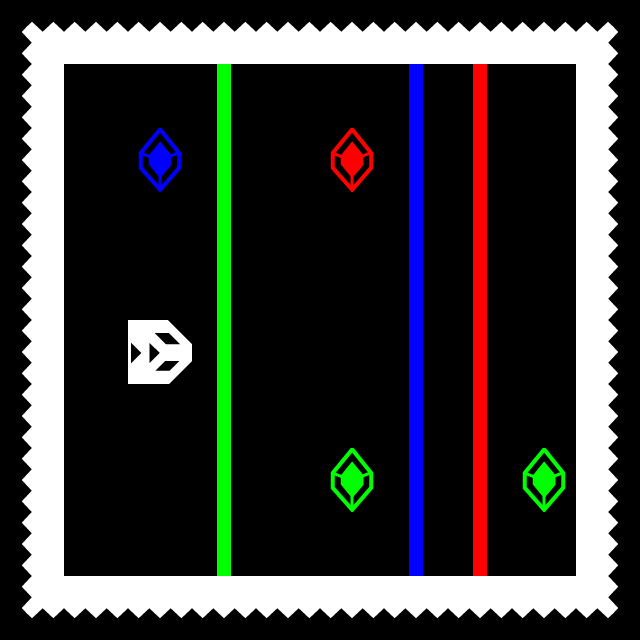

Tiled map render using the project's own tile images. Description and the whole map definition, tile-layer contents included, below:
An orthogonal 10x10 tile map with 64x64 px tiles, 2 tile layers (tiles, entities).

<map version="1.2" tiledversion="1.3.2" orientation="orthogonal" renderorder="right-down" compressionlevel="0" width="10" height="10" tilewidth="64" tileheight="64" infinite="0" nextlayerid="3" nextobjectid="1">
 <editorsettings>
  <export target="intro 2.lua" format="lua" />
 </editorsettings>
 <tileset firstgid="1" source="tilesets/tiles.tsx" />
 <layer id="1" name="tiles" width="10" height="10">
  <data encoding="csv">
6,7,7,7,7,7,7,7,7,8,
16,0,0,11,0,0,12,13,0,18,
16,0,0,11,0,0,12,13,0,18,
16,0,0,11,0,0,12,13,0,18,
16,0,0,11,0,0,12,13,0,18,
16,0,0,11,0,0,12,13,0,18,
16,0,0,11,0,0,12,13,0,18,
16,0,0,11,0,0,12,13,0,18,
16,0,0,11,0,0,12,13,0,18,
26,27,27,27,27,27,27,27,27,28
</data>
 </layer>
 <layer id="2" name="entities" width="10" height="10">
  <data encoding="csv">
0,0,0,0,0,0,0,0,0,0,
0,0,0,0,0,0,0,0,0,0,
0,0,22,0,0,23,0,0,0,0,
0,0,0,0,0,0,0,0,0,0,
0,0,0,0,0,0,0,0,0,0,
0,0,15,0,0,0,0,0,0,0,
0,0,0,0,0,0,0,0,0,0,
0,0,0,0,0,21,0,0,21,0,
0,0,0,0,0,0,0,0,0,0,
0,0,0,0,0,0,0,0,0,0
</data>
 </layer>
</map>
